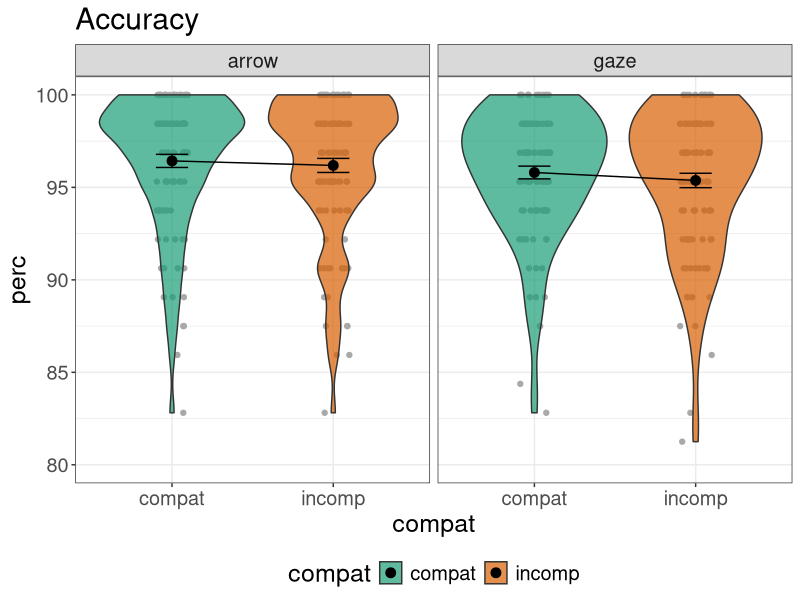
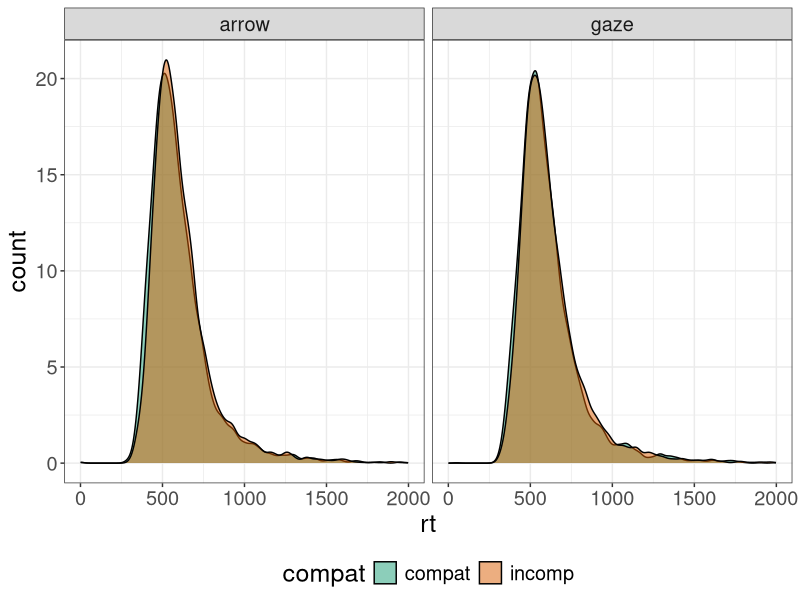
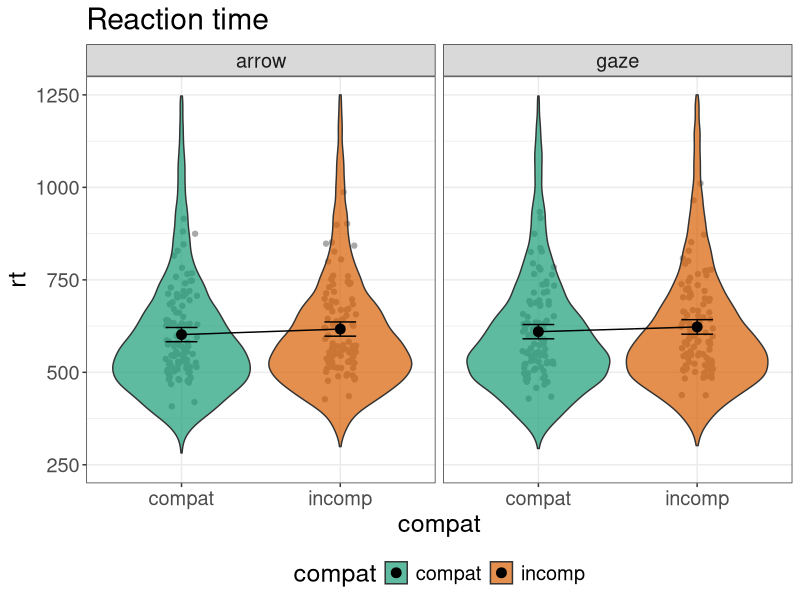
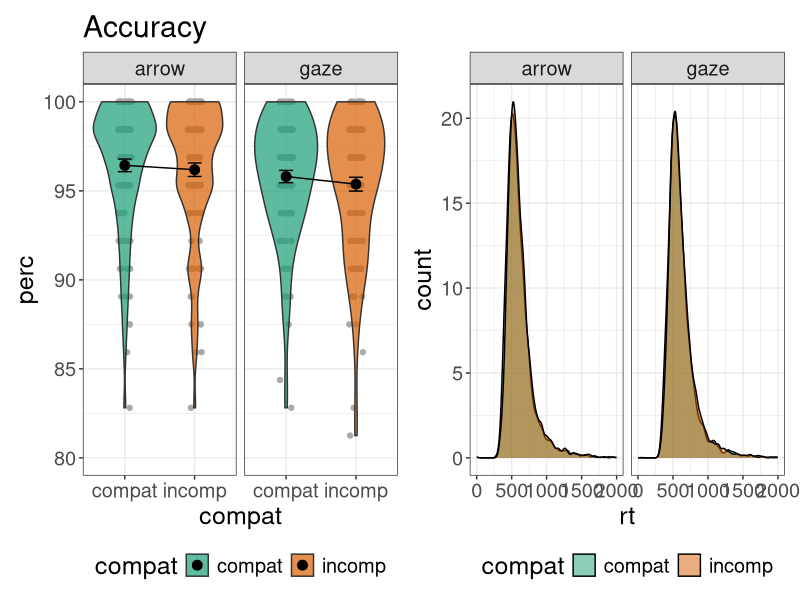
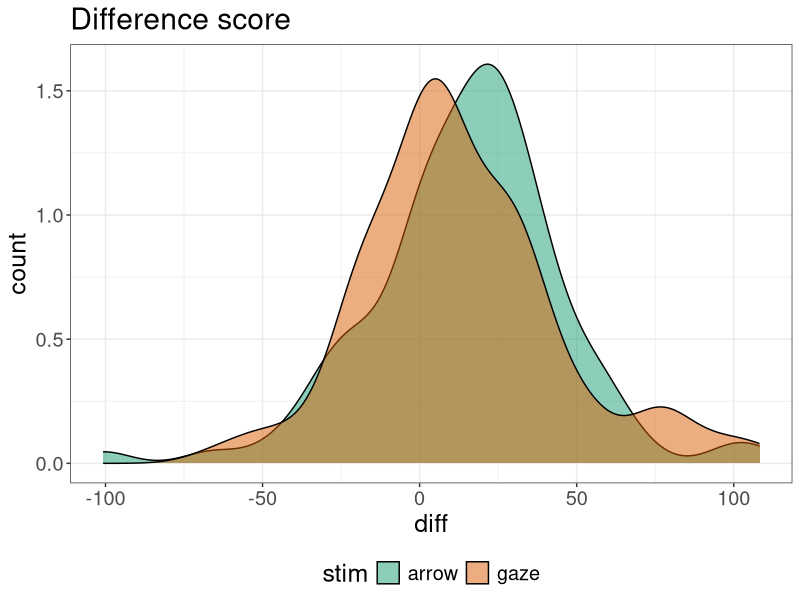
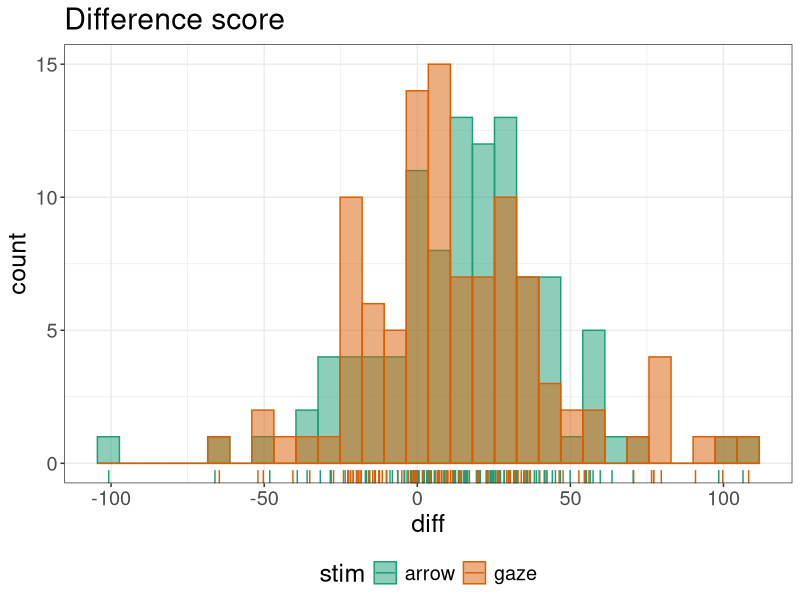
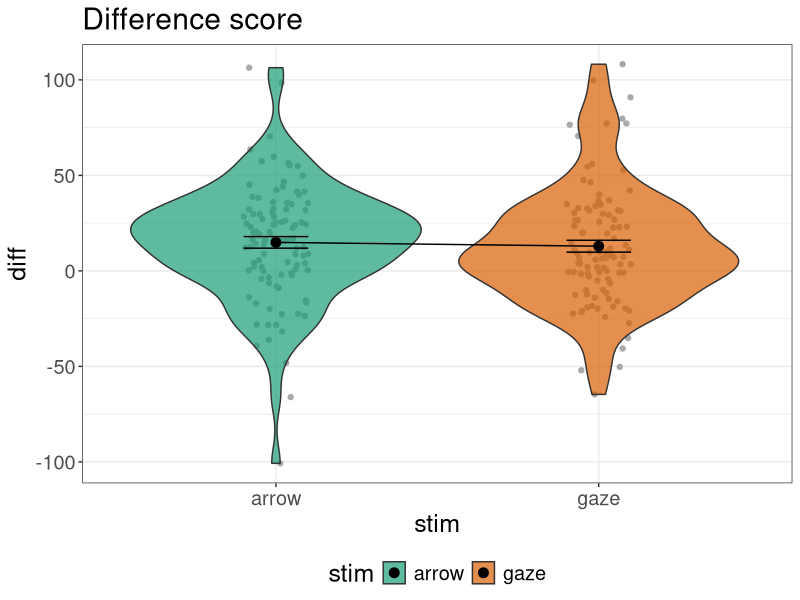
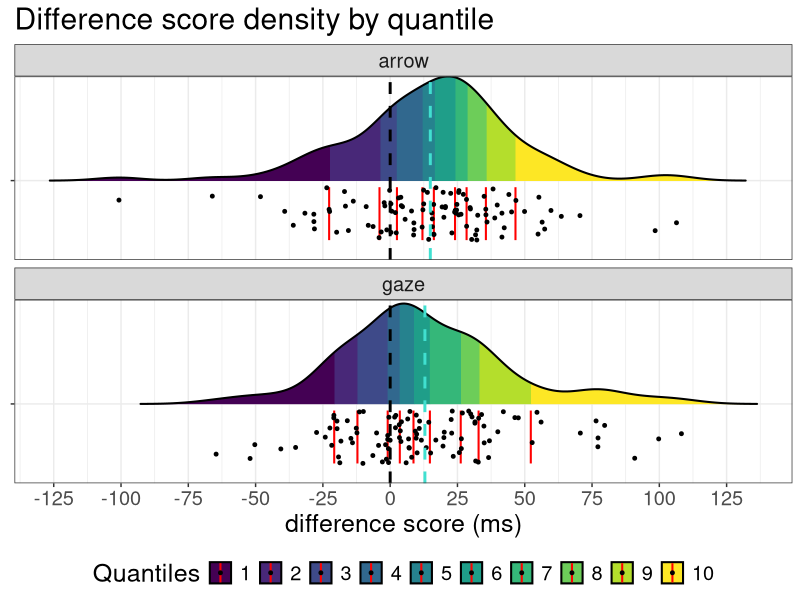

These figures' R source, in order:
## ---- chunk 1
knitr::opts_chunk$set(echo = TRUE)
## ---- chunk 2
pkg <- c("tidyverse", "RColorBrewer", "patchwork", "ggridges")

lapply(pkg, library, character.only = TRUE)
## ---- chunk 3
theme_set(
  theme_bw() +
    theme(text = element_text(size = 18), 
          title = element_text(size = 18),
          legend.position = "bottom")
)

## Set the amount of dodge in figures
pd <- position_dodge(0.7)
pd2 <- position_dodge(1)
## ---- chunk 4
raw <- read_csv("exp1/data/data.csv")
head(raw)
tail(raw)
glimpse(raw)
## ---- chunk 5
data <- raw %>%
  mutate(pid = (str_remove(pid, "[pP]")),
         pid = as.numeric(pid),
         pid = if_else(is.na(pid), 2, pid)) # this is a bit hacky
head(data)

check.pid <- data %>% 
  distinct(pid)
check.pid
## ---- chunk 6
# check
check.stim <- data %>%
  distinct(stim)
check.stim

## simplify stim coding by turning all gaze ids to be the same
data <- data %>%
  mutate(stim = if_else(str_detect(stim, "stim"), "gaze", stim)) 
head(data)
str(data)
## ---- chunk 7
data <- data %>%
  select(-gaze, -target, -isi) %>% 
  mutate(stim = factor(stim,
                       levels = c("arrow", "gaze")),
         compat = factor(compat, 
                         levels = c("compat", "incomp")),
         rt = as.numeric(rt*1000),
         acc = as.numeric(acc))
head(data)
str(data)
## ---- chunk 8
acc_pid <- data %>% 
  group_by(pid, stim, compat) %>% 
  summarise(n = n(), 
            sum = sum(acc), 
            perc = sum/n*100)
acc_pid
## ---- chunk 9
acc_group <- acc_pid %>% 
  group_by(stim, compat) %>% 
  summarise(n = length(unique(pid)),
            mean_sum = mean(sum), 
            mean_perc = mean(perc),
            sd = sd(perc),
            sem = sd/sqrt(n)) %>% 
  rename(sum = mean_sum, perc = mean_perc)
acc_group
## ---- chunk 10
p3.1 <- ggplot(acc_pid, 
               aes(x = compat, y = perc, fill = compat)) +
  geom_jitter(position=position_jitterdodge(dodge.width =1), 
               alpha = 1, colour = "darkgrey") +
  geom_violin(alpha = 0.7, position=pd2) +
  geom_point(data = acc_group, size = 3) +
  geom_errorbar(data = acc_group,
                aes(y = perc, ymin = perc-sem, ymax = perc+sem),
                width=.2, position=pd2) +
  scale_fill_brewer(palette = "Dark2") +
  geom_line(data = acc_group, aes(y = perc, group=1)) +
  facet_wrap(~stim) +
  ylim(80, 100) +
  labs(title = "Accuracy")
p3.1   

ggsave("exp1/figures/acc_violin.png",
       width = 6, height = 8)
## ---- chunk 11
fdata <- data %>% 
  filter(acc == 1)
head(fdata)
## ---- chunk 12
rt_pid <- fdata %>% 
  group_by(pid, stim, compat) %>% 
  summarise(n = n(), 
            mean = mean(rt), 
            sd = sd(rt),
            sem = sd/sqrt(n))
rt_pid
## ---- chunk 13
rt_group <- fdata %>% 
  group_by(stim, compat) %>% 
  summarise(n = n(), 
            mean = mean(rt), 
            sd = sd(rt),
            sem = sd/sqrt(length(unique(pid))))
rt_group
## ---- chunk 14
p3.2 <- ggplot(fdata, 
               aes(x = rt, y=after_stat(count),
                   fill = compat)) +
  geom_density(alpha = 0.5) +
  scale_fill_brewer(palette = "Dark2") +
  facet_grid(~stim)
p3.2  
## ---- chunk 15
p3.3 <- ggplot(fdata, 
               aes(x = compat, y = rt, fill = compat)) +
  geom_jitter(data = rt_pid, aes(y = mean), 
              position=position_jitterdodge(dodge.width =1), 
               alpha = 1, colour = "darkgrey") +
  geom_violin(alpha = 0.7, position=pd2) +
  geom_point(data = rt_group, aes(y = mean), size = 3) +
  geom_errorbar(data = rt_group,
                aes(y = mean, ymin = mean-sem, ymax = mean +sem),
                width=.2, position=pd2) +
  geom_line(data = rt_group, aes(y = mean, group=1)) +
  scale_fill_brewer(palette = "Dark2") +
  facet_grid(~stim) +
  ylim(250, 1250) +
  labs(title = "Reaction time")
p3.3  

ggsave("exp1/figures/rt_violin.png",
       width = 6, height = 8)
## ---- chunk 16
p3.3 <- p3.1 | p3.2
p3.3
## ---- chunk 17
diffs <- rt_pid %>%
  group_by(pid, stim) %>% 
  pivot_wider(id_cols = -c(n, sd, sem),
              names_from = "compat",
              values_from = "mean") %>%
  summarise(diff = incomp - compat) 
diffs
## ---- chunk 18
diffs_group <- diffs %>%
  group_by(stim) %>% 
  summarise(n = n(), 
            mean = mean(diff), 
            sd = sd(diff),
            sem = sd/sqrt(n))
diffs_group
## ---- chunk 19
p4.1 <- ggplot(diffs, 
               aes(x = diff, y=after_stat(count),
                   fill = stim)) +
  geom_density(alpha = 0.5) +
  scale_fill_brewer(palette = "Dark2") +
  labs(title = "Difference score") 
p4.1  

# ggsave("figures/diff_dens.png")
## ---- chunk 20
p4.2 <- ggplot(diffs, 
               aes(x = diff, fill = stim, colour = stim)) +
  geom_histogram(alpha = 0.5, position = "identity") +
  geom_rug() +
  scale_fill_brewer(palette = "Dark2") +
  scale_colour_brewer(palette = "Dark2") +
  labs(title = "Difference score") 
p4.2

# ggsave("figures/diff_hist.png")
## ---- chunk 21
p4.3 <- ggplot(diffs, 
               aes(x = stim, y = diff, fill = stim)) +
  geom_jitter(position=position_jitterdodge(dodge.width =1), 
              alpha = 1, colour = "darkgrey") +
  geom_violin(alpha = 0.7, position=pd2) +
  geom_point(data = diffs_group, aes(y = mean), size=3) +
  geom_errorbar(data = diffs_group,
                aes(y = mean, ymin = mean-sem, ymax = mean+sem), 
                width=.2, position=pd2) +
  scale_fill_brewer(palette = "Dark2") +
  geom_line(data = diffs_group, aes(y = mean, group=1)) +
  labs(title = "Difference score") 
p4.3  

ggsave("exp1/figures/diff_violin.png",
       width = 6, height = 8)
## ---- chunk 22
p4.4 <- ggplot(diffs, aes(x = diff, y = "", fill = after_stat(quantile))) +
  stat_density_ridges(
    geom = "density_ridges_gradient", calc_ecdf = TRUE,
    quantiles = 10, quantile_lines = TRUE, 
    jittered_points = TRUE, scale = 50,
    linewidth = 0.7, vline_color = "red",
    point_size = 1, point_alpha = 1, 
    position = position_raincloud(adjust_vlines = TRUE)
  ) +
  scale_fill_viridis_d(name = "Quantiles") +
  geom_vline(xintercept = 0, colour = "black", linetype = "dashed",
             linewidth = 1) +
  geom_vline(data = diffs_group,
             aes(xintercept = mean), colour = "turquoise", linetype = "dashed",
             linewidth = 1) +
  theme(legend.position = "bottom") +
  guides(fill = guide_legend(nrow = 1)) +
  labs(title = "Difference score density by quantile",
       y = NULL,
       x = "difference score (ms)") +
  scale_x_continuous(breaks = seq(-150, 150, 25)) +
  facet_wrap(~stim, ncol = 1)
p4.4

ggsave("exp1/figures/diff_dens_q.png",
       width = 6, height = 8)
## ---- chunk 23
## all data
write_csv(fdata, "exp1/data/fdata.csv")
